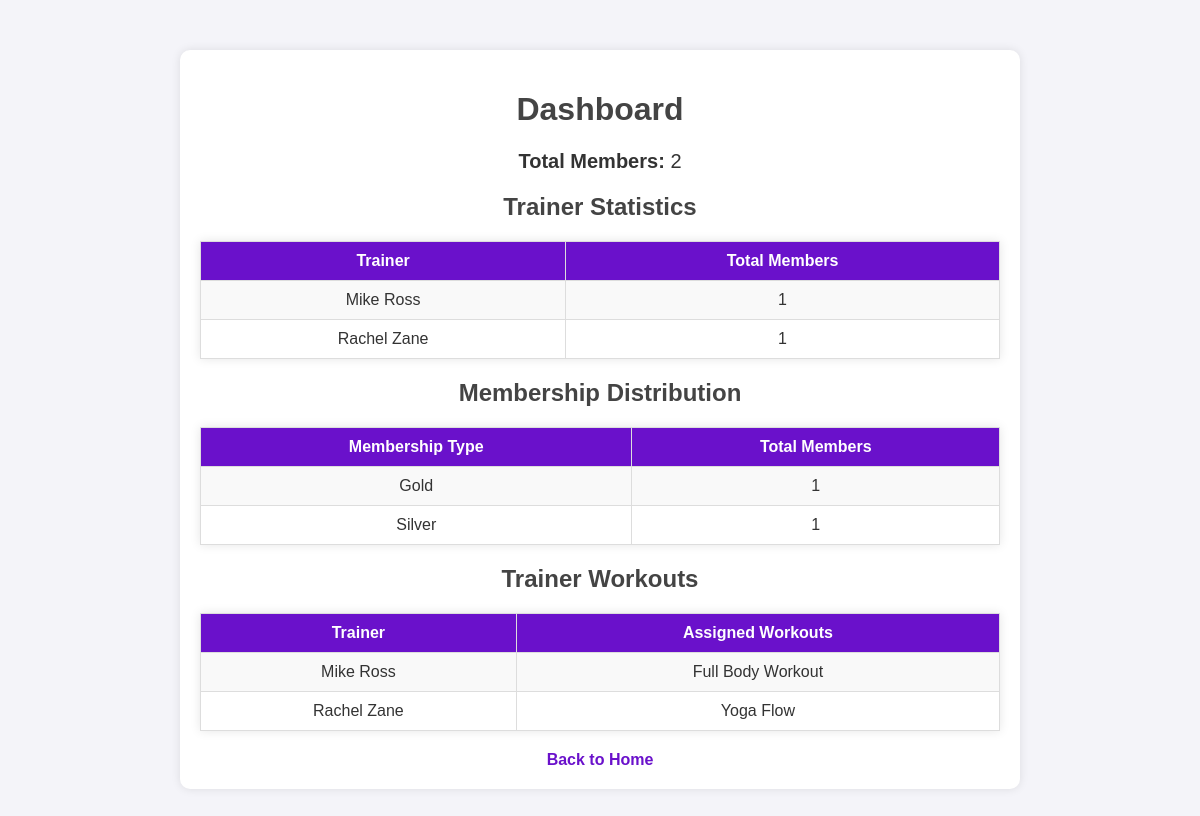
The page /dashboard (signed in) on the database its author committed.
### tables this page shows
CREATE TABLE Trainers (
        trainer_id INTEGER PRIMARY KEY AUTOINCREMENT,
        name TEXT NOT NULL,
        gender TEXT,
        contact_number TEXT,
        role TEXT,
        experience INTEGER,
        specialty TEXT
    );

CREATE TABLE Members (
        member_id INTEGER PRIMARY KEY AUTOINCREMENT,
        name TEXT NOT NULL,
        gender TEXT,
        joining_date DATE,
        contact_number TEXT,
        date_of_birth DATE,
        membership_type TEXT,
        emergency_contact_name TEXT,
        emergency_contact_number TEXT,
        trainer_id INTEGER,
        FOREIGN KEY (trainer_id) REFERENCES Trainers(trainer_id) ON DELETE SET NULL
    );

### app.py (the view)
@app.route('/dashboard')
@login_required
def dashboard():
    conn = get_db_connection()
    cursor = conn.cursor()
    cursor.execute('SELECT COUNT(*) AS total_members FROM Members')
    total_members = cursor.fetchone()['total_members']
    cursor.execute('''
        SELECT Trainers.name AS trainer_name, COUNT(Members.member_id) AS total_members
        FROM Trainers
        LEFT JOIN Members ON Trainers.trainer_id = Members.trainer_id
        GROUP BY Trainers.trainer_id
    ''')
    trainer_stats = cursor.fetchall()
    cursor.execute('''
        SELECT membership_type, COUNT(*) AS total_members
        FROM Members
        GROUP BY membership_type
    ''')
    membership_stats = cursor.fetchall()
    cursor.execute('''
        SELECT Trainers.name AS trainer_name,
               GROUP_CONCAT(Workout_Routines.routine_name, ', ') AS workouts
        FROM Trainers
        LEFT JOIN Trainer_Workouts ON Trainers.trainer_id = Trainer_Workouts.trainer_id
        LEFT JOIN Workout_Routines ON Trainer_Workouts.routine_id = Workout_Routines.routine_id
        GROUP BY Trainers.trainer_id
    ''')
    trainer_workouts = cursor.fetchall()
    conn.close()
    return render_template('dashboard.html',
                           total_members=total_members,
                           trainer_stats=trainer_stats,
                           membership_stats=membership_stats,
                           trainer_workouts=trainer_workouts)

### app.py (called while the page is built)
@login_manager.user_loader
def load_user(user_id):
    conn = get_db_connection()
    cursor = conn.cursor()
    cursor.execute('SELECT * FROM Users WHERE user_id = ?', (user_id,))
    user = cursor.fetchone()
    conn.close()
    if user:
        return User(user['user_id'], user['username'], user['password_hash'])
    return None

def get_db_connection():
    conn = sqlite3.connect('gym_management_system.db')
    conn.row_factory = sqlite3.Row
    return conn

### templates/dashboard.html (shortened to what this page needs)
<!DOCTYPE html>
<html lang="en">
<head>
</head>
<body>
    <div class="container">
        <h1>Dashboard</h1>
        <div class="stat">
            <p><strong>Total Members:</strong> {{ total_members }}</p>
        </div>
        <h2>Trainer Statistics</h2>
        <table>
            <tr>
                <th>Trainer</th>
                <th>Total Members</th>
            </tr>
            {% for stat in trainer_stats %}
            <tr>
                <td>{{ stat['trainer_name'] }}</td>
                <td>{{ stat['total_members'] }}</td>
            </tr>
            {% endfor %}
        </table>
        <h2>Membership Distribution</h2>
        <table>
            <tr>
                <th>Membership Type</th>
                <th>Total Members</th>
            </tr>
            {% for stat in membership_stats %}
            <tr>
                <td>{{ stat['membership_type'] }}</td>
                <td>{{ stat['total_members'] }}</td>
            </tr>
            {% endfor %}
        </table>
        <h2>Trainer Workouts</h2>
        <table>
            <tr>
                <th>Trainer</th>
                <th>Assigned Workouts</th>
            </tr>
            {% for stat in trainer_workouts %}
            <tr>
                <td>{{ stat['trainer_name'] }}</td>
                <td>
                    {% if stat['workouts'] %}
                        {{ stat['workouts'] }}
                    {% else %}
                        No Workouts Assigned
                    {% endif %}
                </td>
            </tr>
            {% endfor %}
        </table>
        <a href="{{ url_for('index') }}">Back to Home</a>
    </div>
</body>
</html>

### templates/dashboard.html (style rules this page uses)
body { font-family: Arial, sans-serif; background-color: #f4f4f9; margin: 0; padding: 0; color: #333; }
.container { max-width: 800px; margin: 50px auto; background: white; padding: 20px; border-radius: 10px; box-shadow: 0 0 10px rgba(0, 0, 0, 0.1); }
h1, h2 { text-align: center; color: #444; }
table { width: 100%; margin-top: 20px; border-collapse: collapse; background-color: white; box-shadow: 0 0 10px rgba(0, 0, 0, 0.1); }
th, td { padding: 10px; border: 1px solid #ddd; text-align: center; }
th { background-color: #6a11cb; color: white; }
tr:nth-child(even) { background-color: #f9f9f9; }
.stat { text-align: center; font-size: 20px; margin-top: 20px; }
a { display: block; text-align: center; margin-top: 20px; font-weight: bold; color: #6a11cb; text-decoration: none; }

### rows shown on the page
Trainers: trainer_name "Mike Ross", total_members "1", workouts "Full Body Workout"
Trainers: trainer_name "Rachel Zane", total_members "1", workouts "Yoga Flow"
Members: membership_type "Gold", total_members "1"
Members: membership_type "Silver", total_members "1"

### other values the page prints
{{ total_members }} "2"
